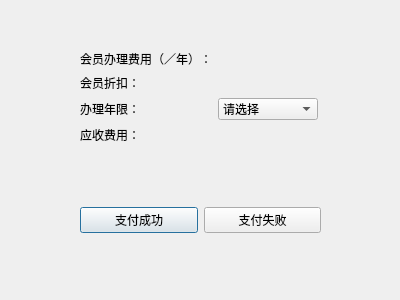
<?xml version="1.0" encoding="UTF-8"?>
<ui version="4.0">
 <class>VIPDialog</class>
 <widget class="QDialog" name="VIPDialog">
  <property name="geometry">
   <rect>
    <x>0</x>
    <y>0</y>
    <width>400</width>
    <height>300</height>
   </rect>
  </property>
  <property name="windowTitle">
   <string>Dialog</string>
  </property>
  <widget class="QWidget" name="formLayoutWidget">
   <property name="geometry">
    <rect>
     <x>80</x>
     <y>50</y>
     <width>238</width>
     <height>111</height>
    </rect>
   </property>
   <layout class="QFormLayout" name="formLayout">
    <item row="0" column="0">
     <widget class="QLabel" name="label">
      <property name="text">
       <string>会员办理费用（／年）：</string>
      </property>
     </widget>
    </item>
    <item row="0" column="1">
     <widget class="QLabel" name="VIPPriceLabel">
      <property name="text">
       <string/>
      </property>
     </widget>
    </item>
    <item row="1" column="0">
     <widget class="QLabel" name="label_2">
      <property name="text">
       <string>会员折扣：                     </string>
      </property>
     </widget>
    </item>
    <item row="1" column="1">
     <widget class="QLabel" name="discountLabel">
      <property name="text">
       <string/>
      </property>
     </widget>
    </item>
    <item row="2" column="0">
     <widget class="QLabel" name="label_3">
      <property name="text">
       <string>办理年限：                     </string>
      </property>
     </widget>
    </item>
    <item row="2" column="1">
     <widget class="QComboBox" name="yearBox">
      <item>
       <property name="text">
        <string>请选择</string>
       </property>
      </item>
      <item>
       <property name="text">
        <string>1</string>
       </property>
      </item>
      <item>
       <property name="text">
        <string>2</string>
       </property>
      </item>
      <item>
       <property name="text">
        <string>3</string>
       </property>
      </item>
      <item>
       <property name="text">
        <string>5</string>
       </property>
      </item>
     </widget>
    </item>
    <item row="3" column="0">
     <widget class="QLabel" name="label_4">
      <property name="text">
       <string>应收费用：                     </string>
      </property>
     </widget>
    </item>
    <item row="3" column="1">
     <widget class="QLabel" name="finalPriceLabel">
      <property name="text">
       <string/>
      </property>
     </widget>
    </item>
   </layout>
  </widget>
  <widget class="QWidget" name="horizontalLayoutWidget">
   <property name="geometry">
    <rect>
     <x>80</x>
     <y>180</y>
     <width>241</width>
     <height>80</height>
    </rect>
   </property>
   <layout class="QHBoxLayout" name="horizontalLayout">
    <item>
     <widget class="QPushButton" name="payYesBtn">
      <property name="text">
       <string>支付成功</string>
      </property>
     </widget>
    </item>
    <item>
     <widget class="QPushButton" name="payNoBtn">
      <property name="text">
       <string>支付失败</string>
      </property>
     </widget>
    </item>
   </layout>
  </widget>
 </widget>
 <resources/>
 <connections>
  <connection>
   <sender>payNoBtn</sender>
   <signal>clicked()</signal>
   <receiver>VIPDialog</receiver>
   <slot>close()</slot>
   <hints>
    <hint type="sourcelabel">
     <x>261</x>
     <y>219</y>
    </hint>
    <hint type="destinationlabel">
     <x>199</x>
     <y>149</y>
    </hint>
   </hints>
  </connection>
 </connections>
</ui>
